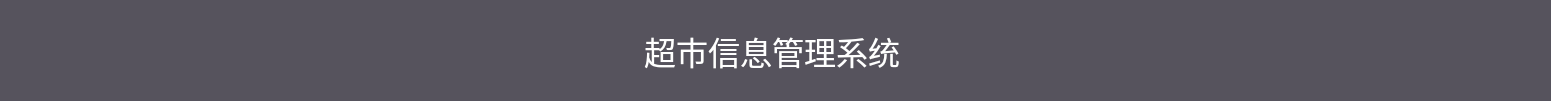
    <widget class="QWidget" name="task_bar" native="true">
     <property name="geometry">
      <rect>
       <x>0</x>
       <y>0</y>
       <width>1551</width>
       <height>101</height>
      </rect>
     </property>
     <property name="styleSheet">
      <string notr="true">
	border-top-left-radius: 30px;
	border-top-right-radius: 30px;
	border-bottom-left-radius: 0px;
	border-bottom-right-radius: 0px;	
background-color: rgb(86, 83, 93);</string>
     </property>
     <layout class="QHBoxLayout" name="horizontalLayout">
      <item>
       <widget class="QLabel" name="title">
        <property name="font">
         <font>
          <family>微软雅黑</family>
          <pointsize>24</pointsize>
         </font>
        </property>
        <property name="styleSheet">
         <string notr="true">
color: rgb(255, 255, 255);</string>
        </property>
        <property name="text">
         <string>                       超市信息管理系统</string>
        </property>
        <property name="alignment">
         <set>Qt::AlignCenter</set>
        </property>
       </widget>
      </item>
      <item>
       <widget class="QPushButton" name="btn_reduce">
        <property name="sizePolicy">
         <sizepolicy hsizetype="Fixed" vsizetype="Fixed">
          <horstretch>0</horstretch>
          <verstretch>0</verstretch>
         </sizepolicy>
        </property>
        <property name="minimumSize">
         <size>
          <width>60</width>
          <height>60</height>
         </size>
        </property>
        <property name="maximumSize">
         <size>
          <width>60</width>
          <height>60</height>
         </size>
        </property>
        <property name="styleSheet">
         <string notr="true">border-image: url(:/ion/minus-bold.png);</string>
        </property>
        <property name="text">
         <string/>
        </property>
       </widget>
      </item>
      <item>
       <widget class="QPushButton" name="btn_magnify">
        <property name="sizePolicy">
         <sizepolicy hsizetype="Fixed" vsizetype="Fixed">
          <horstretch>0</horstretch>
          <verstretch>0</verstretch>
         </sizepolicy>
        </property>
        <property name="minimumSize">
         <size>
          <width>60</width>
          <height>60</height>
         </size>
        </property>
        <property name="maximumSize">
         <size>
          <width>60</width>
          <height>60</height>
         </size>
        </property>
        <property name="styleSheet">
         <string notr="true">border-image: url(:/ion/add.png);</string>
        </property>
        <property name="text">
         <string/>
        </property>
       </widget>
      </item>
      <item>
       <widget class="QPushButton" name="btn_close">
        <property name="sizePolicy">
         <sizepolicy hsizetype="Fixed" vsizetype="Fixed">
          <horstretch>0</horstretch>
          <verstretch>0</verstretch>
         </sizepolicy>
        </property>
        <property name="minimumSize">
         <size>
          <width>60</width>
          <height>60</height>
         </size>
        </property>
        <property name="maximumSize">
         <size>
          <width>60</width>
          <height>60</height>
         </size>
        </property>
        <property name="styleSheet">
         <string notr="true">border-image: url(:/ion/close.png);</string>
        </property>
        <property name="text">
         <string/>
        </property>
       </widget>
      </item>
     </layout>
    </widget>
